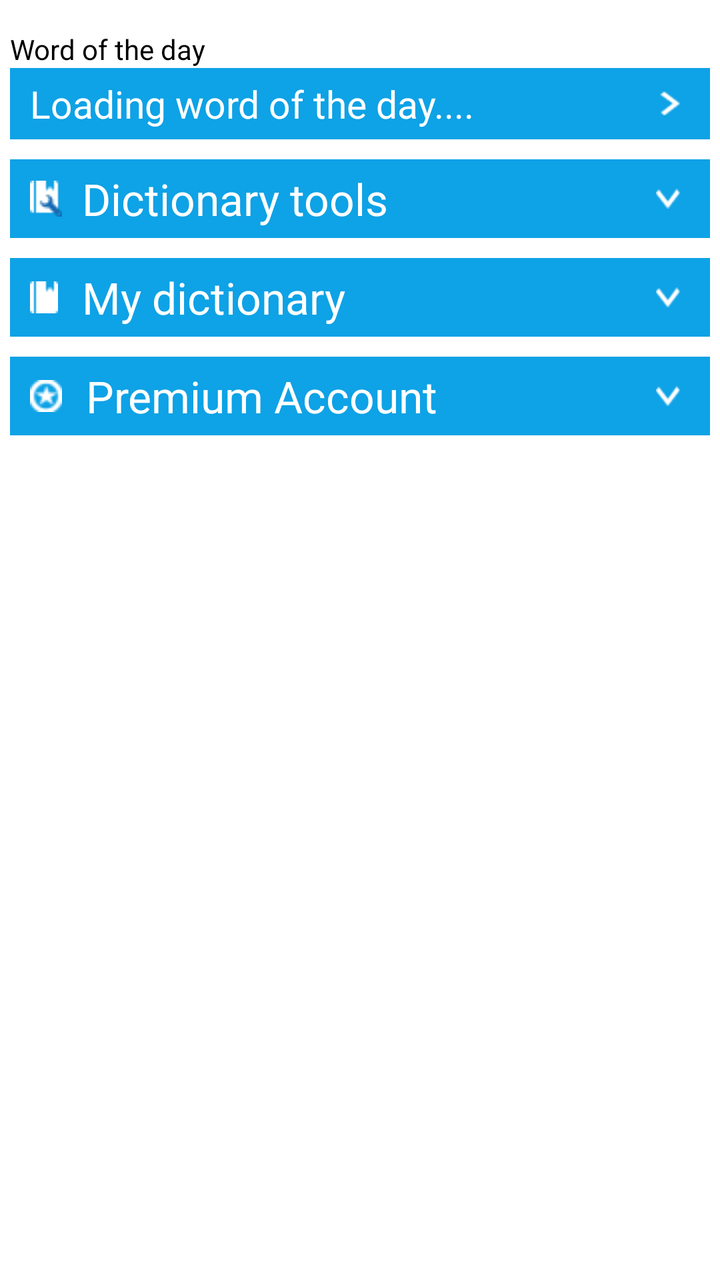
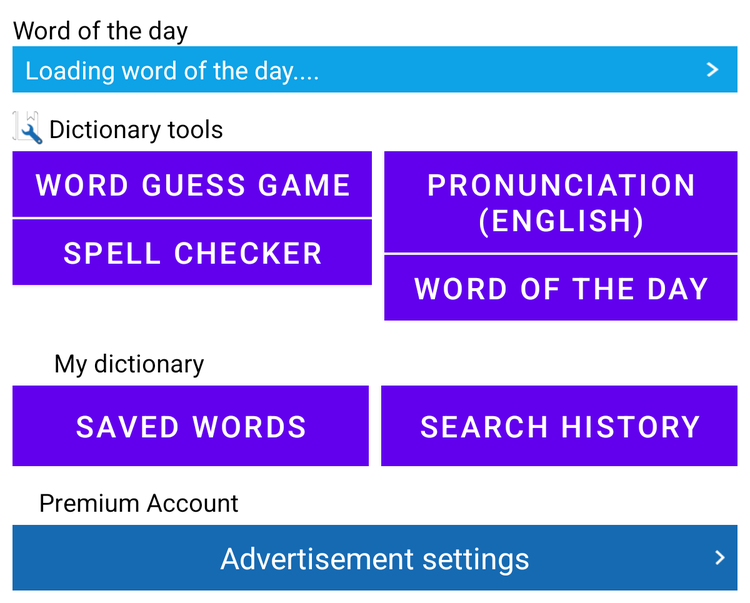

First picture: res/layout/ on a phone held upright. Second picture: the repository's own variant of that layout, on a device whose configuration matches the variant's folder. Source for both follows.
<!-- AndroidManifest.xml: fallback theme Theme.MaterialComponents.DayNight.NoActionBar -->
<!-- res/layout/online_dictionary_main_fragment.xml -->
<?xml version="1.0" encoding="utf-8"?>
<LinearLayout xmlns:android="http://schemas.android.com/apk/res/android"
    android:id="@+id/content"
    android:layout_width="wrap_content"
    android:layout_height="match_parent"
    android:layout_gravity="center"
    android:orientation="vertical" >

    <ScrollView
        android:layout_width="match_parent"
        android:layout_height="match_parent"
        android:layout_marginLeft="5dp"
        android:layout_marginRight="5dp"
        android:fillViewport="true"
        android:scrollbars="none" >
        <include layout="@layout/online_dictionary_functionality"
                  />
    </ScrollView>

</LinearLayout>
<!-- res/layout/online_dictionary_functionality.xml (included above) -->
<?xml version="1.0" encoding="utf-8"?>
<LinearLayout xmlns:android="http://schemas.android.com/apk/res/android"
    android:id="@+id/dictionary_func_layout"
    android:layout_width="match_parent"
    android:layout_height="wrap_content"
    android:orientation="vertical" >

    <LinearLayout
        android:layout_width="match_parent"
        android:layout_height="wrap_content"
        android:layout_marginTop="15dp"
        android:orientation="vertical" >

        <TextView
            android:id="@+id/word_of_day"
            android:layout_width="wrap_content"
            android:layout_height="wrap_content"
            android:text="@string/word_of_the_day"
            android:textColor="@color/black" />

        <RelativeLayout
            android:id="@+id/word_of_day_layout"
            android:layout_width="match_parent"
            android:layout_height="wrap_content"
            android:background="@color/sky_blue_background"
            android:padding="5dp" >

            <TextView
                android:id="@+id/wod_display"
                android:layout_width="wrap_content"
                android:layout_height="wrap_content"
                android:layout_alignParentLeft="true"
                android:layout_centerInParent="true"
                android:layout_marginLeft="5dp"
                android:text="@string/load_wod_main"
                android:textColor="@color/White"
                android:textSize="@dimen/medium_text_size" />
            <ImageButton
                android:id="@+id/show_word_detail"
                android:layout_width="10dp"
                android:layout_height="12dp"
                android:layout_alignParentRight="true"
                android:layout_centerInParent="true"
                android:layout_marginRight="10dp"
                android:background="@drawable/arrow_button" />
        </RelativeLayout>
    </LinearLayout>


    <RelativeLayout
        android:id="@+id/dictionary_tools"
        android:layout_width="match_parent"
        android:layout_height="wrap_content"
        android:layout_marginTop="10dp"
        android:background="@color/sky_blue_background"
        android:padding="5dp" >

        <ImageView
            android:id="@+id/dictionary_tools_image"
            android:layout_width="wrap_content"
            android:layout_height="wrap_content"
            android:layout_centerVertical="true"
            android:layout_marginLeft="5dp"
            android:src="@drawable/dictionary_tools_menu" />

        <TextView
            android:id="@+id/textView1"
            android:layout_width="wrap_content"
            android:layout_height="wrap_content"
            android:layout_centerVertical="true"
            android:layout_marginLeft="10dp"
            android:layout_toRightOf="@id/dictionary_tools_image"
            android:text="@string/dictionary_tools"
            android:textColor="@color/White"
            android:textSize="@dimen/large_text_size" />

        <ImageView
            android:id="@+id/dictionary_tools_indictor"
            android:layout_width="12dp"
            android:layout_height="10dp"
            android:layout_alignParentRight="true"
            android:layout_centerVertical="true"
            android:layout_marginRight="10dp"
            android:background="@drawable/arrow_down_button" />
    </RelativeLayout>

    <LinearLayout
        android:id="@+id/dictionary_tools_childs"
        android:layout_width="match_parent"
        android:layout_height="wrap_content"
        android:background="@color/sub_menu_background"
        android:orientation="vertical"
        android:padding="5dp"
        android:visibility="gone" >

        <RelativeLayout
            android:id="@+id/word_of_the_day"
            android:layout_width="match_parent"
            android:layout_height="wrap_content"
            android:padding="5dp" >

            <TextView
                android:layout_width="wrap_content"
                android:layout_height="wrap_content"
                android:layout_marginLeft="26dp"
                android:text="@string/word_of_the_day"
                android:textColor="@color/black"
                android:textSize="@dimen/medium_text_size" />

            <ImageView
                android:layout_width="10dp"
                android:layout_height="12dp"
                android:layout_alignParentRight="true"
                android:layout_centerVertical="true"
                android:layout_marginRight="10dp"
                android:background="@drawable/arrow_black" />
        </RelativeLayout>

        <RelativeLayout
            android:id="@+id/pronunciation_english"
            android:layout_width="match_parent"
            android:layout_height="wrap_content"
            android:padding="5dp" >

            <TextView
                android:layout_width="wrap_content"
                android:layout_height="wrap_content"
                android:layout_marginLeft="26dp"
                android:text="@string/pronunciation_english"
                android:textColor="@color/black"
                android:textSize="@dimen/medium_text_size" />

            <ImageView
                android:layout_width="10dp"
                android:layout_height="12dp"
                android:layout_alignParentRight="true"
                android:layout_centerVertical="true"
                android:layout_marginRight="10dp"
                android:background="@drawable/arrow_black" />
        </RelativeLayout>

        <RelativeLayout
            android:id="@+id/spell_checker"
            android:layout_width="match_parent"
            android:layout_height="wrap_content"
            android:padding="5dp" >

            <TextView
                android:layout_width="wrap_content"
                android:layout_height="wrap_content"
                android:layout_marginLeft="26dp"
                android:text="@string/spell_checker"
                android:textColor="@color/black"
                android:textSize="@dimen/medium_text_size" />

            <ImageView
                android:layout_width="10dp"
                android:layout_height="12dp"
                android:layout_alignParentRight="true"
                android:layout_centerVertical="true"
                android:layout_marginRight="10dp"
                android:background="@drawable/arrow_black" />
        </RelativeLayout>

        <RelativeLayout
            android:id="@+id/word_guess_game"
            android:layout_width="match_parent"
            android:layout_height="wrap_content"
            android:padding="5dp" >

            <TextView
                android:layout_width="wrap_content"
                android:layout_height="wrap_content"
                android:layout_marginLeft="26dp"
                android:text="@string/word_guess_game"
                android:textColor="@color/black"
                android:textSize="@dimen/medium_text_size" />

            <ImageView
                android:layout_width="10dp"
                android:layout_height="12dp"
                android:layout_alignParentRight="true"
                android:layout_centerVertical="true"
                android:layout_marginRight="10dp"
                android:background="@drawable/arrow_black" />
        </RelativeLayout>
    </LinearLayout>
    
        <RelativeLayout
        android:id="@+id/my_dictionary"
        android:layout_width="match_parent"
        android:layout_height="wrap_content"
        android:layout_marginTop="10dp"
        android:background="@color/sky_blue_background"
        android:padding="5dp" >

        <ImageView
            android:id="@+id/my_dictionary_image"
            android:layout_width="wrap_content"
            android:layout_height="wrap_content"
            android:layout_centerVertical="true"
            android:layout_marginLeft="5dp"
            android:src="@drawable/my_dictionary_menu" />

        <TextView
            android:id="@+id/textView1"
            android:layout_width="wrap_content"
            android:layout_height="wrap_content"
            android:layout_centerVertical="true"
            android:layout_marginLeft="12dp"
            android:layout_toRightOf="@id/my_dictionary_image"
            android:text="@string/my_dictionary"
            android:textColor="@color/White"
            android:textSize="@dimen/large_text_size" />

        <ImageView
            android:id="@+id/my_dictionary_indictor"
            android:layout_width="12dp"
            android:layout_height="10dp"
            android:layout_alignParentRight="true"
            android:layout_centerVertical="true"
            android:layout_marginRight="10dp"
            android:background="@drawable/arrow_down_button" />
    </RelativeLayout>

    <LinearLayout
        android:id="@+id/my_dictionary_childs"
        android:layout_width="match_parent"
        android:layout_height="wrap_content"
        android:background="@color/sub_menu_background"
        android:orientation="vertical"
        android:padding="5dp"
        android:visibility="gone" >

        <RelativeLayout
            android:id="@+id/saved_word"
            android:layout_width="match_parent"
            android:layout_height="wrap_content"
            android:padding="5dp" >

            <TextView
                android:layout_width="wrap_content"
                android:layout_height="wrap_content"
                android:layout_marginLeft="26dp"
                android:text="@string/saved_words"
                android:textColor="@color/black"
                android:textSize="@dimen/medium_text_size" />

            <ImageView
                android:layout_width="10dp"
                android:layout_height="12dp"
                android:layout_alignParentRight="true"
                android:layout_centerVertical="true"
                android:layout_marginRight="10dp"
                android:background="@drawable/arrow_black" />
        </RelativeLayout>

        <RelativeLayout
            android:id="@+id/search_history"
            android:layout_width="match_parent"
            android:layout_height="wrap_content"
            android:padding="5dp" >

            <TextView
                android:layout_width="wrap_content"
                android:layout_height="wrap_content"
                android:layout_marginLeft="26dp"
                android:text="@string/search_history"
                android:textColor="@color/black"
                android:textSize="@dimen/medium_text_size" />

            <ImageView
                android:layout_width="10dp"
                android:layout_height="12dp"
                android:layout_alignParentRight="true"
                android:layout_centerVertical="true"
                android:layout_marginRight="10dp"
                android:background="@drawable/arrow_black" />
        </RelativeLayout>
    </LinearLayout>
   
    
     
        <RelativeLayout
        android:id="@+id/premium_dictionary"
        android:layout_width="match_parent"
        android:layout_height="wrap_content"
        android:layout_marginTop="10dp"
         android:layout_marginBottom="10dp"
        android:background="@color/sky_blue_background"
        android:padding="5dp" >

        <ImageView
            android:id="@+id/premium_dictionary_image"
            android:layout_width="wrap_content"
            android:layout_height="wrap_content"
            android:layout_centerVertical="true"
            android:layout_marginLeft="5dp"
            android:src="@drawable/premium_dictionary_menu" />

        <TextView
            android:id="@+id/textView1"
            android:layout_width="wrap_content"
            android:layout_height="wrap_content"
            android:layout_centerVertical="true"
            android:layout_marginLeft="12dp"
            android:layout_toRightOf="@id/premium_dictionary_image"
            android:text="@string/premium_account"
            android:textColor="@color/White"
            android:textSize="@dimen/large_text_size" />

        <ImageView
            android:id="@+id/premium_dictionary_indictor"
            android:layout_width="12dp"
            android:layout_height="10dp"
            android:layout_alignParentRight="true"
            android:layout_centerVertical="true"
            android:layout_marginRight="10dp"
            android:background="@drawable/arrow_down_button" />
    </RelativeLayout>

    <LinearLayout
        android:id="@+id/premium_dictionary_childs"
        android:layout_width="match_parent"
        android:layout_height="wrap_content"
        android:background="@color/sub_menu_background"
        android:orientation="vertical"
        android:padding="5dp"
        android:visibility="gone" >

        <RelativeLayout
            android:id="@+id/ads_settings"
            android:layout_width="match_parent"
            android:layout_height="wrap_content"
            android:padding="5dp" >

            <TextView
                android:layout_width="wrap_content"
                android:layout_height="wrap_content"
                android:layout_marginLeft="26dp"
                android:text="@string/ads_settings"
                android:textColor="@color/black"
                android:textSize="@dimen/medium_text_size" />

            <ImageView
                android:layout_width="10dp"
                android:layout_height="12dp"
                android:layout_alignParentRight="true"
                android:layout_centerVertical="true"
                android:layout_marginRight="10dp"
                android:background="@drawable/arrow_black" />
        </RelativeLayout>
        
             
    </LinearLayout>
    
      <LinearLayout
        android:id="@+id/fake_ll"
        android:layout_width="match_parent"
        android:layout_height="wrap_content"
        android:orientation="vertical"
        android:layout_marginTop="20dp"
         />
</LinearLayout>
<!-- resources referenced by this layout -->
<resources>
  <color name="White">#FFFFFF</color>
  <color name="black">#000000</color>
  <color name="sky_blue_background">#0ea2e6</color>
  <color name="sub_menu_background">#c7e8f1</color>
  <!-- from res/values-normal/ -->
  <dimen name="large_text_size">22sp</dimen>
  <!-- from res/values-normal/ -->
  <dimen name="medium_text_size">19sp</dimen>
  <!-- drawable arrow_black: png bitmap (drawable, 3159 bytes) -->
  <!-- drawable arrow_button: png bitmap (drawable-hdpi, 3035 bytes) -->
  <!-- drawable arrow_down_button: png bitmap (drawable, 3021 bytes) -->
  <!-- drawable dictionary_tools_menu: png bitmap (drawable, 3124 bytes) -->
  <!-- drawable my_dictionary_menu: png bitmap (drawable, 2882 bytes) -->
  <!-- drawable premium_dictionary_menu: png bitmap (drawable, 551 bytes) -->
  <string name="ads_settings">Advertisement settings</string>
  <string name="dictionary_tools">Dictionary tools</string>
  <string name="load_wod_main">Loading word of the day....</string>
  <string name="my_dictionary">My dictionary</string>
  <string name="premium_account">Premium Account</string>
  <string name="pronunciation_english">Pronunciation (English)</string>
  <string name="saved_words">Saved words</string>
  <string name="search_history">Search History</string>
  <string name="spell_checker">Spell checker</string>
  <string name="word_guess_game">Word guess game</string>
  <string name="word_of_the_day">Word of the day</string>
</resources>
<!-- res/layout-sw600dp/online_dictionary_main_fragment.xml (the repository's variant of the layout above) -->
<!-- drawn on a 7-inch tablet held upright -->
<?xml version="1.0" encoding="utf-8"?>
    <ScrollView
        xmlns:android="http://schemas.android.com/apk/res/android"
        android:layout_width="match_parent"
        android:layout_height="wrap_content" >

        <LinearLayout
            android:layout_width="match_parent"
            android:layout_height="wrap_content"
            android:layout_margin="10dp"
            android:orientation="vertical" >
            
            <LinearLayout
                android:layout_width="match_parent"
                android:layout_height="wrap_content"
                android:orientation="vertical" >

                <TextView
                    android:id="@+id/word_of_day"
                    android:layout_width="wrap_content"
                    android:layout_height="wrap_content"
                    android:text="@string/word_of_the_day"
                    android:textColor="@color/black"
                    android:textSize="@dimen/medium_text_size" />

                 <RelativeLayout
            android:id="@+id/word_of_day_layout"
            android:layout_width="match_parent"
            android:layout_height="wrap_content"
            android:background="@color/sky_blue_background"
            android:padding="5dp" >

            <TextView
                android:id="@+id/wod_display"
                android:layout_width="wrap_content"
                android:layout_height="wrap_content"
                android:layout_alignParentLeft="true"
                android:layout_centerInParent="true"
                android:layout_marginLeft="5dp"
                android:text="@string/load_wod_main"
                android:textColor="@color/White"
                android:textSize="@dimen/medium_text_size" />
            <ImageButton
                android:id="@+id/show_word_detail"
                android:layout_width="10dp"
                android:layout_height="12dp"
                android:layout_alignParentRight="true"
                android:layout_centerInParent="true"
                android:layout_marginRight="10dp"
                android:background="@drawable/arrow_button" />
             </RelativeLayout>
            </LinearLayout>

            <LinearLayout
                android:layout_width="match_parent"
                android:layout_height="wrap_content"
                android:orientation="vertical" >

                <LinearLayout
                    android:layout_width="match_parent"
                    android:layout_height="wrap_content"
                    android:layout_marginBottom="5dp"
                    android:layout_marginTop="15dp" >

                    <ImageView
                        android:id="@+id/imageView1"
                        android:layout_width="wrap_content"
                        android:layout_height="wrap_content"
                        android:src="@drawable/dictionary_tools" />

                    <TextView
                        android:id="@+id/textView1"
                        android:layout_width="wrap_content"
                        android:layout_height="wrap_content"
                        android:layout_gravity="bottom"
                        android:layout_marginLeft="5dp"
                        android:text="@string/dictionary_tools"
                        android:textColor="@color/black"
                        android:textSize="@dimen/medium_text_size" />
                </LinearLayout>

                <LinearLayout
                    android:layout_width="match_parent"
                    android:layout_height="wrap_content"
                    android:orientation="horizontal" >

                    <LinearLayout
                        android:layout_width="0dp"
                        android:layout_height="match_parent"
                        android:layout_weight="1"
                        android:orientation="vertical" >

                        <Button
                            android:id="@+id/word_guess_btn"
                            android:layout_width="match_parent"
                            android:layout_height="wrap_content"
                            android:layout_marginBottom="2dp"
                            android:background="@color/dark_blue_background"
                            android:text="@string/word_guess_game"
                            android:textColor="@color/White"
                            android:textSize="@dimen/large_text_size" />

                        <Button
                            android:id="@+id/spell_checker_btn"
                            android:layout_width="match_parent"
                            android:layout_height="wrap_content"
                            android:background="@color/dark_blue_background"
                            android:text="@string/spell_checker"
                            android:textColor="@color/White"
                            android:textSize="@dimen/large_text_size" />
                    </LinearLayout>

                    <LinearLayout
                        android:layout_width="0dp"
                        android:layout_height="match_parent"
                        android:layout_marginLeft="5dp"
                        android:layout_weight="1"
                        android:orientation="vertical" >

                        <Button
                            android:id="@+id/pronunciation_english_btn"
                            android:layout_width="match_parent"
                            android:layout_height="wrap_content"
                            android:layout_marginBottom="2dp"
                            android:layout_marginLeft="5dp"
                            android:background="@color/dark_blue_background"
                            android:text="@string/pronunciation_english"
                            android:textColor="@color/White"
                            android:textSize="@dimen/large_text_size" />

                        <Button
                            android:id="@+id/word_of_the_day_btn"
                            android:layout_width="match_parent"
                            android:layout_height="wrap_content"
                            android:layout_marginLeft="5dp"
                            android:background="@color/dark_blue_background"
                            android:text="@string/word_of_the_day"
                            android:textColor="@color/White"
                            android:textSize="@dimen/large_text_size" />
                    </LinearLayout>
                </LinearLayout>
            </LinearLayout>

            <LinearLayout
                android:layout_width="match_parent"
                android:layout_height="wrap_content"
                android:orientation="vertical" >

                <LinearLayout
                    android:layout_width="match_parent"
                    android:layout_height="wrap_content"
                    android:layout_marginBottom="5dp"
                    android:layout_marginTop="15dp" >

                    <ImageView
                        android:id="@+id/imageView1"
                        android:layout_width="wrap_content"
                        android:layout_height="wrap_content"
                        android:src="@drawable/my_dictionary" />

                    <TextView
                        android:id="@+id/textView1"
                        android:layout_width="wrap_content"
                        android:layout_height="wrap_content"
                        android:layout_gravity="bottom"
                        android:layout_marginLeft="5dp"
                        android:text="@string/my_dictionary"
                        android:textColor="@color/black"
                        android:textSize="@dimen/medium_text_size" />
                </LinearLayout>

                <LinearLayout
                    android:layout_width="match_parent"
                    android:layout_height="wrap_content" >

                    <Button
                        android:id="@+id/saved_word_btn"
                        android:layout_width="0dp"
                        android:layout_height="wrap_content"
                        android:layout_marginRight="5dp"
                        android:layout_weight="1"
                        android:background="@color/sky_blue_background"
                        android:padding="10dp"
                        android:text="@string/saved_words"
                        android:textColor="@color/White"
                        android:textSize="@dimen/large_text_size" />

                    <Button
                        android:id="@+id/search_history_btn"
                        android:layout_width="0dp"
                        android:layout_height="wrap_content"
                        android:layout_marginLeft="5dp"
                        android:layout_weight="1"
                        android:background="@color/sky_blue_background"
                        android:padding="10dp"
                        android:text="@string/search_history"
                        android:textColor="@color/White"
                        android:textSize="@dimen/large_text_size" />
                </LinearLayout>
            </LinearLayout>

            <LinearLayout
                android:layout_width="match_parent"
                android:layout_height="wrap_content"
                android:layout_marginBottom="5dp"
                android:layout_marginTop="15dp" >

                <ImageView
                    android:id="@+id/imageView1"
                    android:layout_width="wrap_content"
                    android:layout_height="wrap_content"
                    android:src="@drawable/premium_dictionary_menu" />

                <TextView
                    android:id="@+id/textView1"
                    android:layout_width="wrap_content"
                    android:layout_height="wrap_content"
                    android:layout_gravity="bottom"
                    android:layout_marginLeft="5dp"
                    android:text="@string/premium_account"
                    android:textColor="@color/black"
                    android:textSize="@dimen/medium_text_size" />
            </LinearLayout>

            <RelativeLayout
                android:layout_width="match_parent"
                android:layout_height="wrap_content"
                android:background="@color/dark_blue_background"
                android:id="@+id/ads_settings"
                android:padding="10dp" >

                <TextView
                    android:id="@+id/ads_settings_tv"
                    android:layout_width="wrap_content"
                    android:layout_height="wrap_content"
                    android:layout_centerInParent="true"
                    android:text="@string/ads_settings"
                    android:textColor="@color/White"
                    android:textSize="@dimen/large_text_size" />

                <ImageButton
                    android:id="@+id/show_ads_settings"
                    android:layout_width="wrap_content"
                    android:layout_height="wrap_content"
                    android:layout_alignParentRight="true"
                    android:layout_centerInParent="true"
                    android:background="@drawable/arrow_button" />
            </RelativeLayout>
            
        </LinearLayout>
    </ScrollView>
<!-- resources referenced by the variant -->
<!-- as a 7-inch tablet held upright resolves them -->
<resources>
  <color name="White">#FFFFFF</color>
  <color name="black">#000000</color>
  <color name="dark_blue_background">#166ab2</color>
  <color name="sky_blue_background">#0ea2e6</color>
  <!-- from res/values-sw600dp/ -->
  <dimen name="large_text_size">24sp</dimen>
  <!-- from res/values-sw600dp/ -->
  <dimen name="medium_text_size">20sp</dimen>
  <!-- drawable arrow_button: png bitmap (drawable-hdpi, 3035 bytes) -->
  <!-- drawable dictionary_tools: png bitmap (drawable-hdpi, 1591 bytes) -->
  <!-- drawable my_dictionary: png bitmap (drawable, 2988 bytes) -->
  <!-- drawable premium_dictionary_menu: png bitmap (drawable, 551 bytes) -->
  <string name="ads_settings">Advertisement settings</string>
  <string name="dictionary_tools">Dictionary tools</string>
  <string name="load_wod_main">Loading word of the day....</string>
  <string name="my_dictionary">My dictionary</string>
  <string name="premium_account">Premium Account</string>
  <string name="pronunciation_english">Pronunciation (English)</string>
  <string name="saved_words">Saved words</string>
  <string name="search_history">Search History</string>
  <string name="spell_checker">Spell checker</string>
  <string name="word_guess_game">Word guess game</string>
  <string name="word_of_the_day">Word of the day</string>
</resources>
